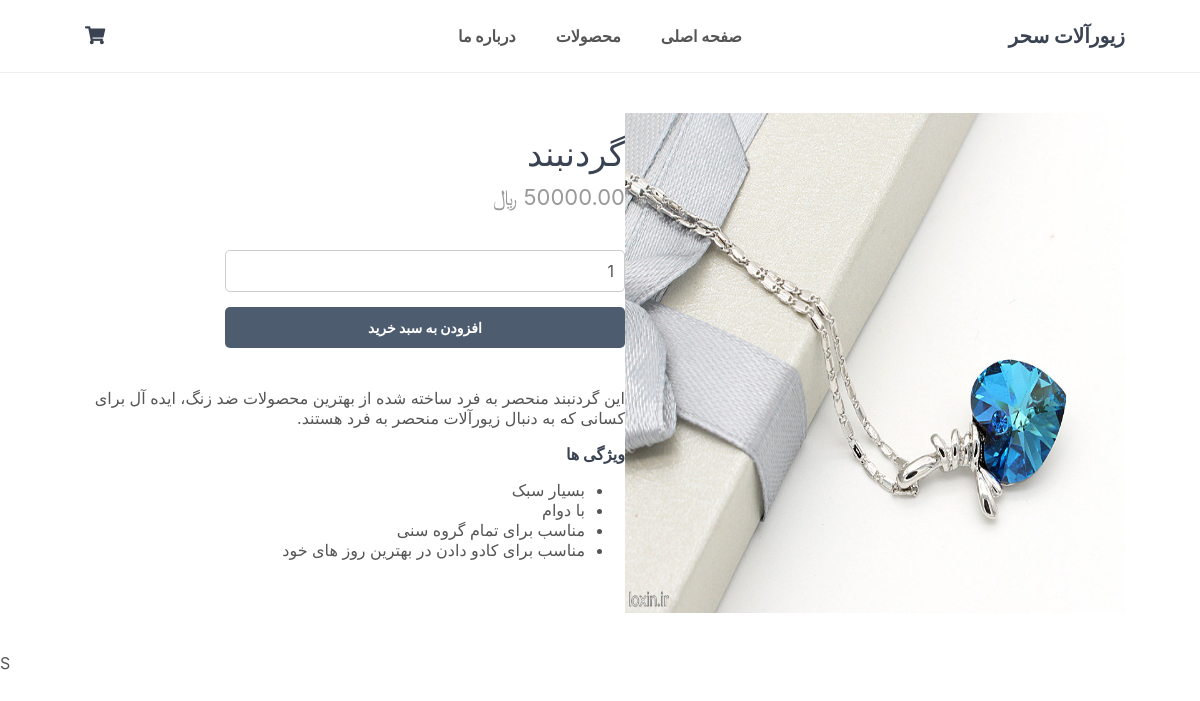
Screenshot of /index.php?page=product&id=3 with the database file from the repository.
### tables this page shows
CREATE TABLE `products` (
  `id` int(11) NOT NULL,
  `name` varchar(200) NOT NULL,
  `desc` text NOT NULL,
  `price` decimal(7,2) NOT NULL,
  `rrp` decimal(7,2) NOT NULL DEFAULT 0.00,
  `quantity` int(11) NOT NULL,
  `img` text NOT NULL,
  `date_added` datetime NOT NULL DEFAULT current_timestamp()
);

### product.php (the view, shortened to what this page needs)
<?php
if (isset($_GET['id'])) {
    $stmt = $pdo->prepare('SELECT * FROM products WHERE id = ?');
    $stmt->execute([$_GET['id']]);
    $product = $stmt->fetch(PDO::FETCH_ASSOC);
} else {
    exit('محصولی وجود ندارد!');
}
?>
<?=template_header('صفحه محصول')?>
<div class="product content-wrapper">
    <img src="imgs/<?=$product['img']?>" width="500" height="500" alt="<?=$product['name']?>">
    <div>
        <h1 class="name"><?=$product['name']?></h1>
        <span class="price">
            <?=$product['price']?> ﷼
        </span>
        <form action="index.php?page=cart" method="post">
            <input type="number" name="quantity" value="1" min="1" max="<?=$product['quantity']?>" placeholder="Quantity" required>
            <input type="submit" value="افزودن به سبد خرید">
        </form>
        <div class="description">
            <?=$product['desc']?>
        </div>
    </div>
</div>
S

### style.css (style rules this page uses)
* { box-sizing: border-box; font-family: -apple-system, BlinkMacSystemFont, "segoe ui", roboto, oxygen, ubuntu, cantarell, "fira sans", "droid sans", "helvetica neue", Arial, sans-serif; font-size: 16px; -webkit-font-smoothing: antialiased; -moz-osx-font-smoothing: grayscale; }
html { height: 100%; }
body { position: relative; min-height: 100%; color: #555555; background-color: #FFFFFF; margin: 0; padding-bottom: 100px; }
h1, h2, h3, h4, h5 { color: #394352; }
.content-wrapper { width: 1050px; margin: 0 auto; direction: rtl; }
main>.product { display: flex; padding: 40px 0; }
main>.product>div { padding-left: 15px; }
main>.product h1 { font-size: 34px; font-weight: normal; margin: 0; padding: 20px 0 10px 0; }
main>.product .price { display: block; font-size: 22px; color: #999999; }
main>.product form { display: flex; flex-flow: column; margin: 40px 0; }
main>.product form input[type="number"] { width: 400px; padding: 10px; margin-bottom: 15px; border: 1px solid #ccc; color: #555555; border-radius: 5px; }
main>.product form input[type="submit"] { background: #4e5c70; border: 0; color: #FFFFFF; width: 400px; padding: 12px 0; text-transform: uppercase; font-size: 14px; font-weight: bold; border-radius: 5px; cursor: pointer; }

### rows the page displays
products: img (picture), name "گردنبند", desc "این گردنبند منحصر به فرد ساخته شده از بهترین محصولات ضد زنگ، ایده آل برای کسانی که به دنبال زیورآلات منحصر به فرد هستند. ویژگی ها بسیار سبک با دوام مناسب برای تمام گروه سنی مناسب برای کادو دادن در بهترین روز های خود"
